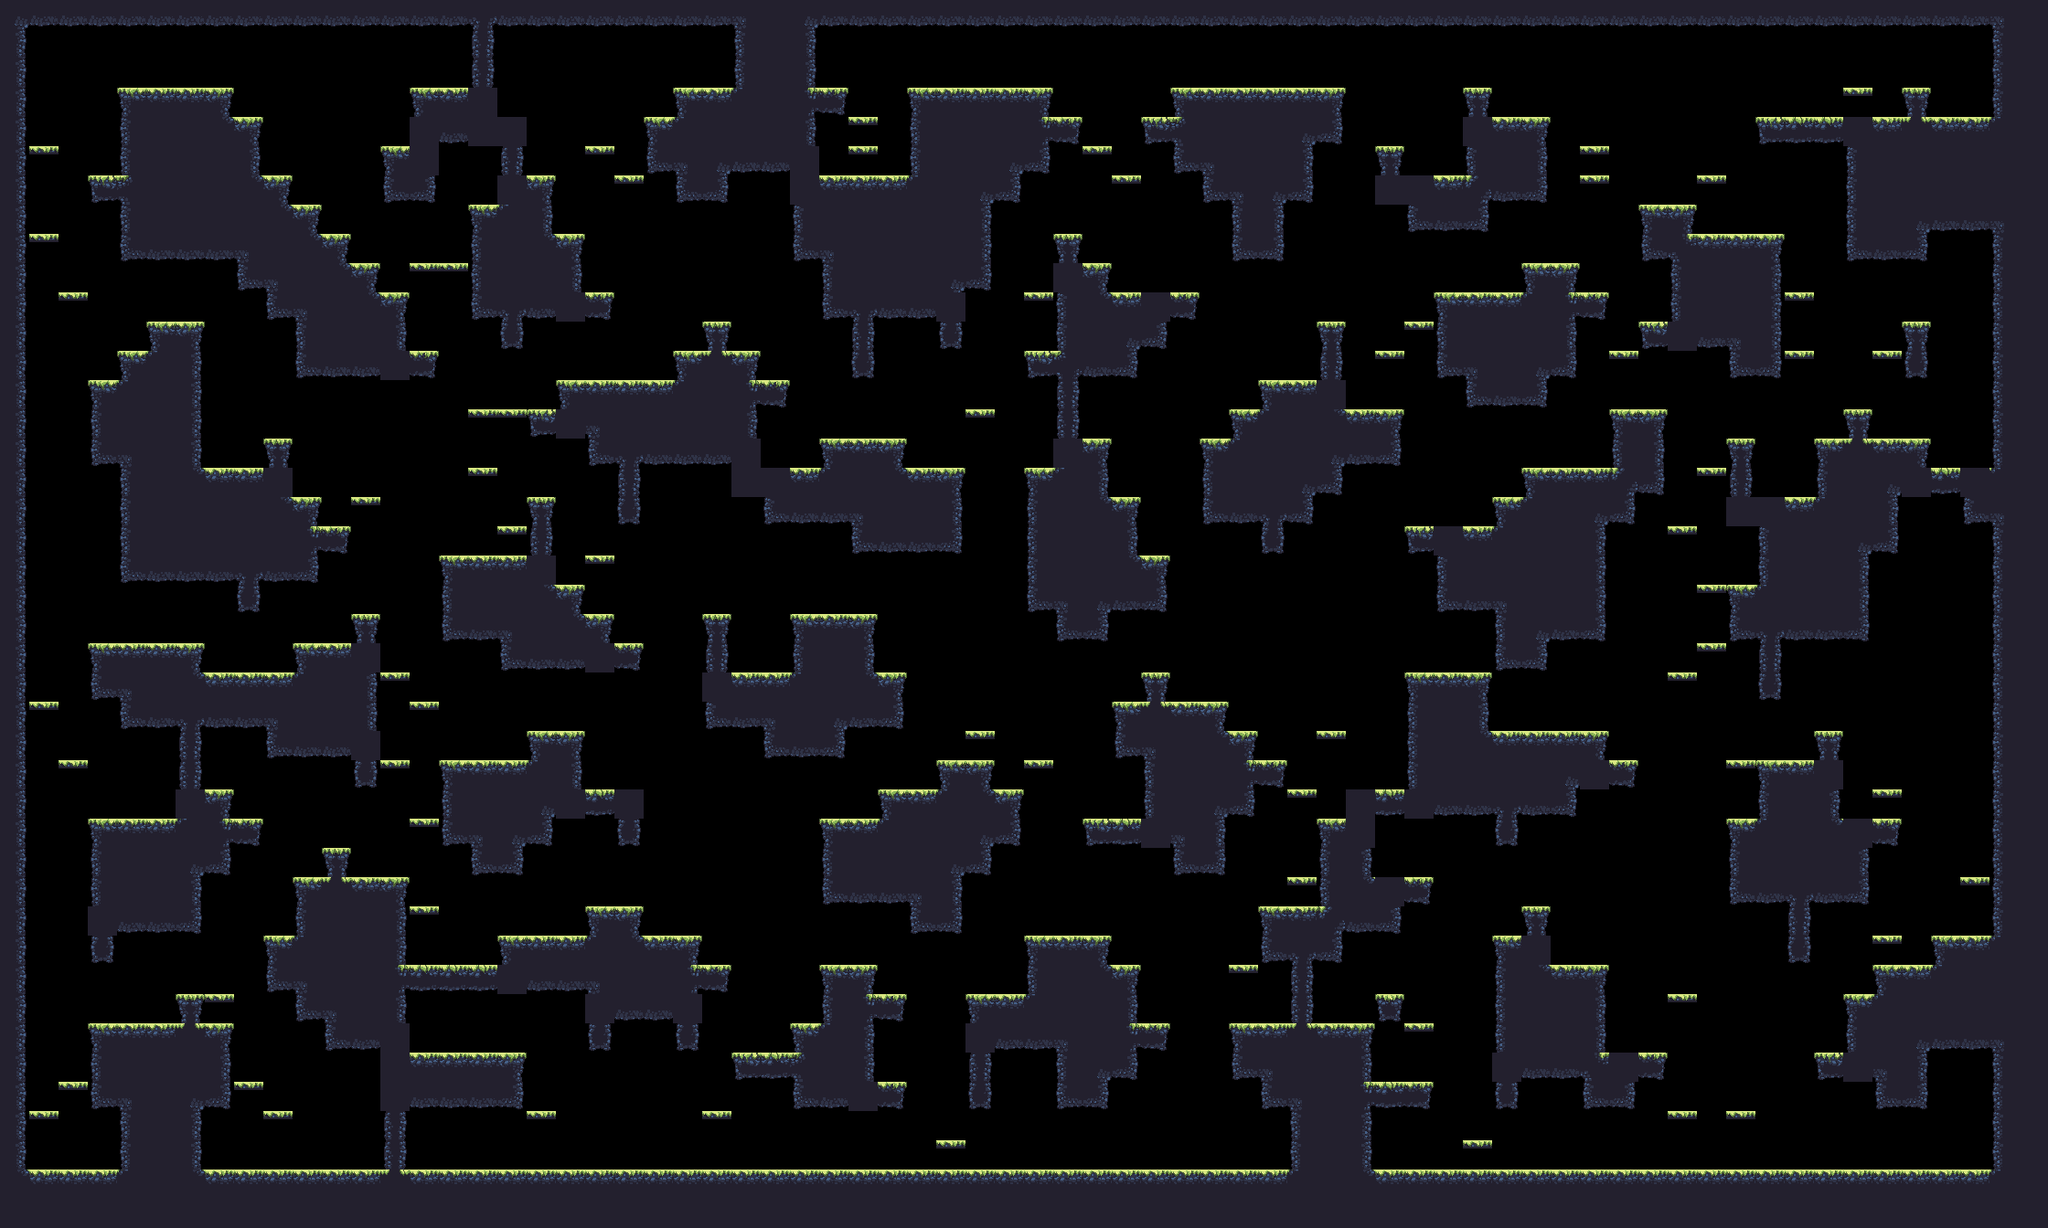

This game map was drawn from its Tiled (.tmx) file and the tilesets committed beside it. A one-line description and the trimmed map source follow:
An orthogonal 70x42 tile map with 32x32 px tiles, 1 tile layer (main) and 17 objects (9x spawn, spawnPlayer0, spawnCrown0, spawnPlayer1, spawnCrown1, ...).

<map compressionlevel="0" height="42" infinite="0" nextlayerid="3" nextobjectid="4" orientation="orthogonal" renderorder="right-down" tiledversion="1.3.2" tileheight="32" tilewidth="32" version="1.2" width="70">
 <tileset firstgid="1" source="forest_summer_tile_set.tsx" />
 <layer height="42" id="1" name="main" width="70">
  <data>[2940 cells, 1369 non-empty, 28 distinct tile ids]</data>
 </layer>
 <objectgroup><object id="1" name="spawnPlayer0" x="320" y="144.0" /><object id="2" name="spawnCrown0" x="96" y="144.0" /><object id="3" name="spawnPlayer1" x="2048" y="80.0" /><object id="4" name="spawnCrown1" x="2144" y="80.0" /><object id="5" name="spawnPlayer2" x="64" y="1232.0" /><object id="6" name="spawnCrown2" x="320" y="1232.0" /><object id="7" name="spawnPlayer3" x="2144" y="1232.0" /><object id="8" name="spawnCrown3" x="1984" y="1232.0" /><object id="9" name="spawn" x="1760" y="400.0" /><object id="10" name="spawn" x="800" y="304.0" /><object id="11" name="spawn" x="800" y="1008.0" /><object id="12" name="spawn" x="1120" y="1232.0" /><object id="13" name="spawn" x="1664" y="80.0" /><object id="14" name="spawn" x="1120" y="1232.0" /><object id="15" name="spawn" x="480" y="560.0" /><object id="16" name="spawn" x="2048" y="80.0" /><object id="17" name="spawn" x="832" y="1104.0" /></objectgroup></map>
